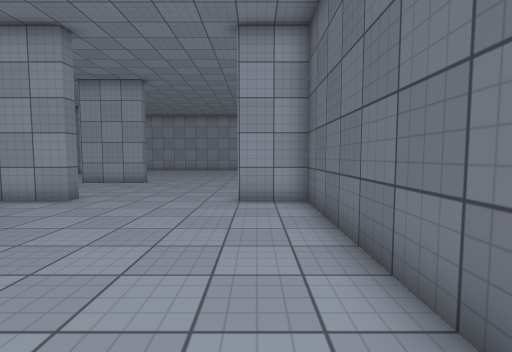
[1] (above)

22 first-person views from a walk through a 3-D level made in the Unity game engine. The camera is 1.3 m above the floor, tilts 4° down and sees 85° across. The floor is counted in squares, 1 m on a side. Each view is taken from the middle of a square. On the plan, view 1 faces up. The plan holds only what a view shows up to about 13 squares ahead; the rest is blank. The player is left out. Surface patterns are stand-ins for the level's own textures.

[2]
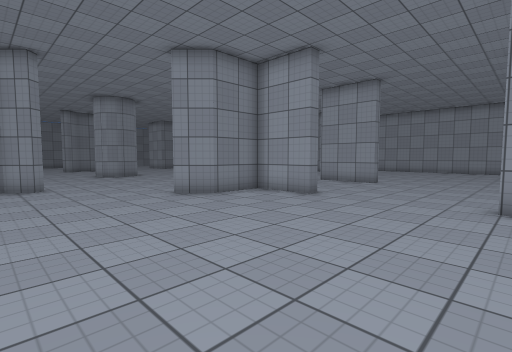

[3]
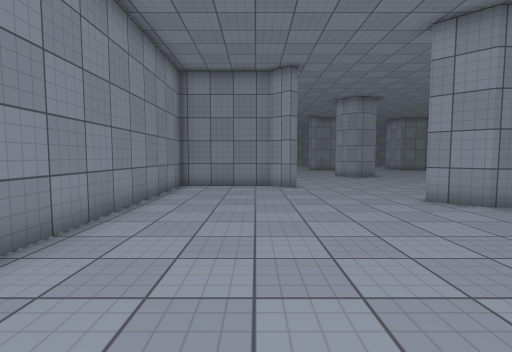

[4]
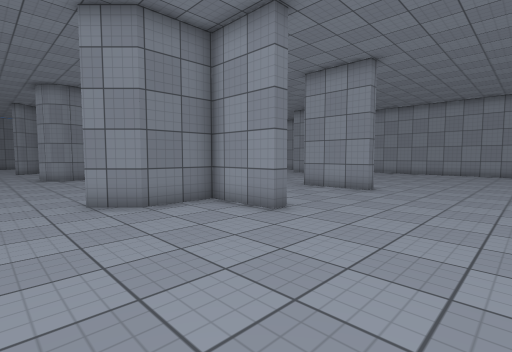

[5]
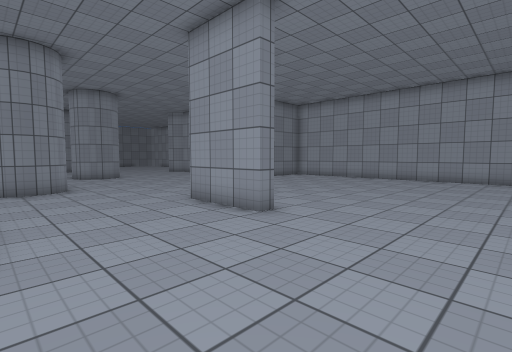

[6]
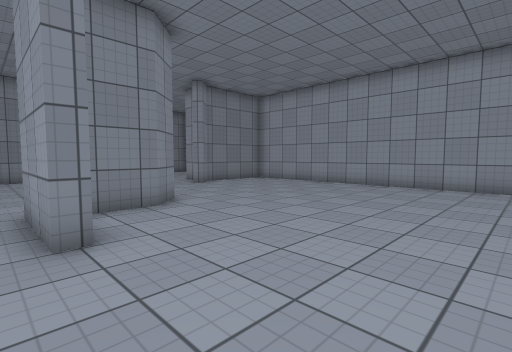

[7]
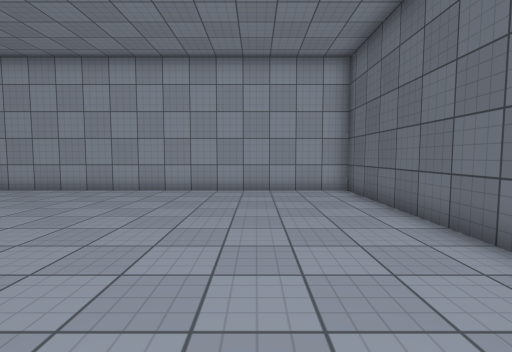

[8]
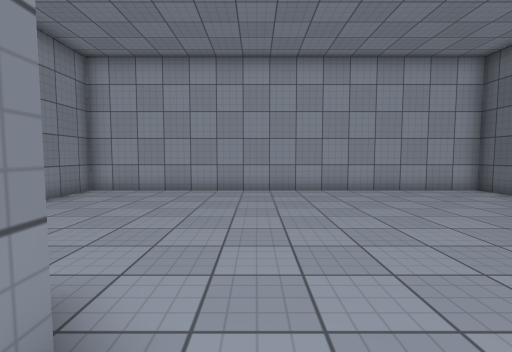

[9]
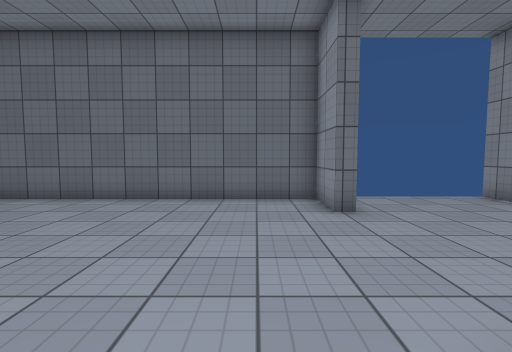

[10]
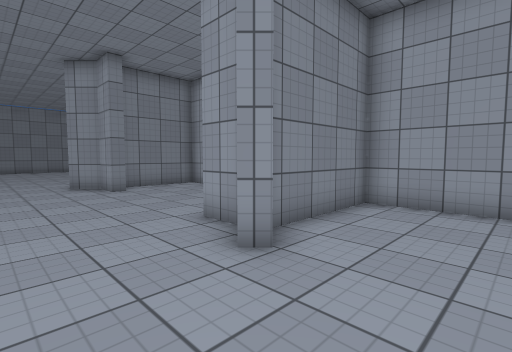

[11]
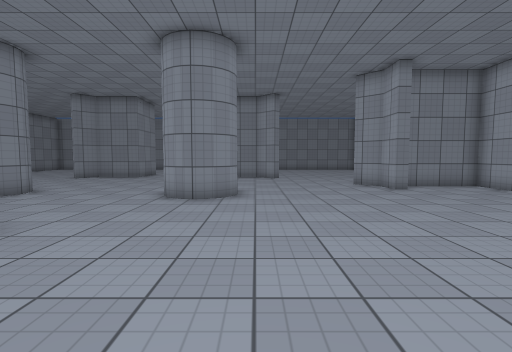

[12]
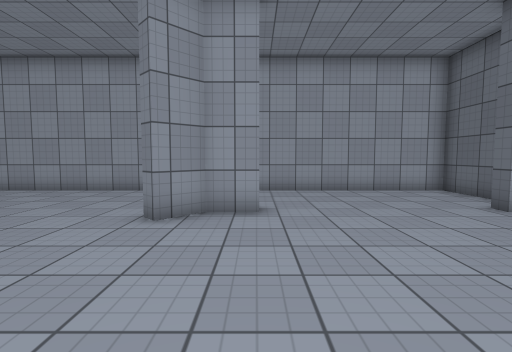

[13]
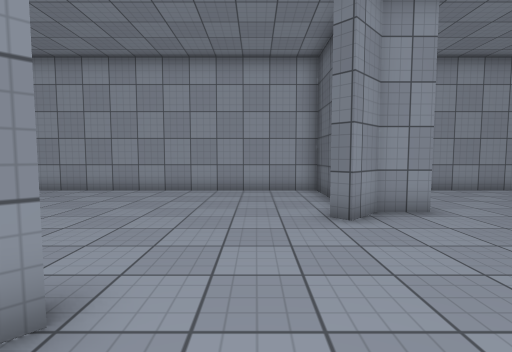

[14]
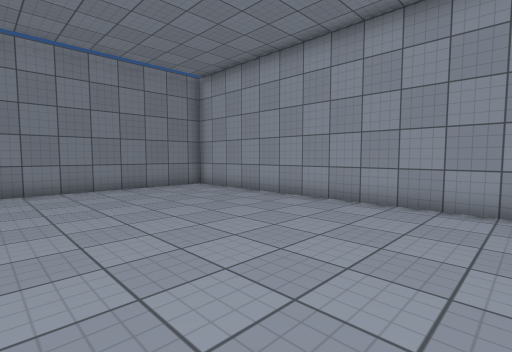

[15]
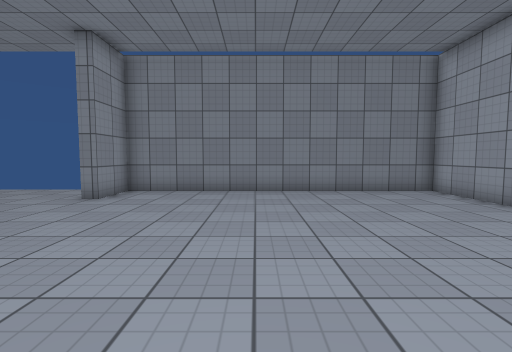

[16]
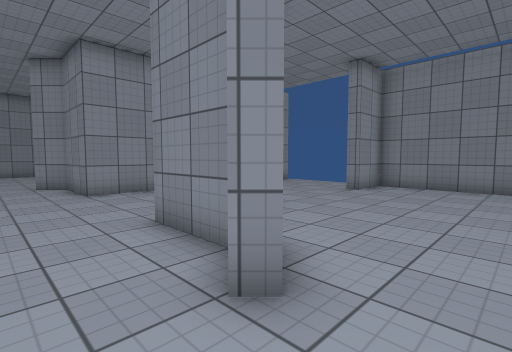

[17]
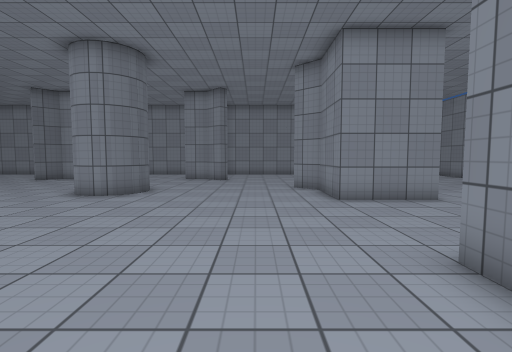

[18]
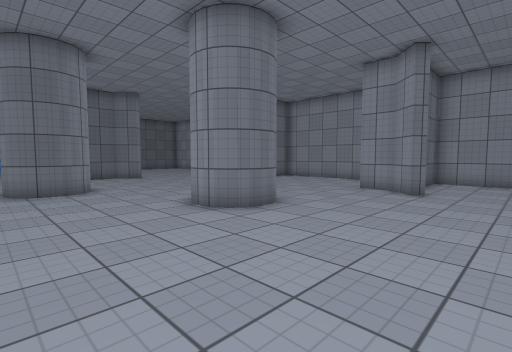

[19]
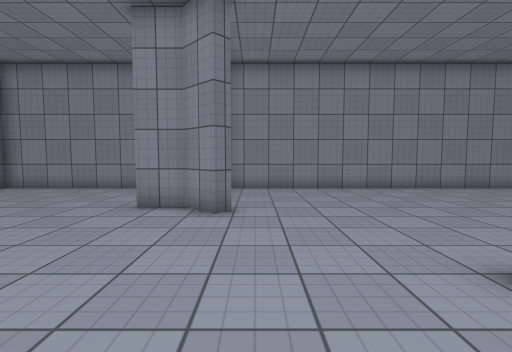

[20]
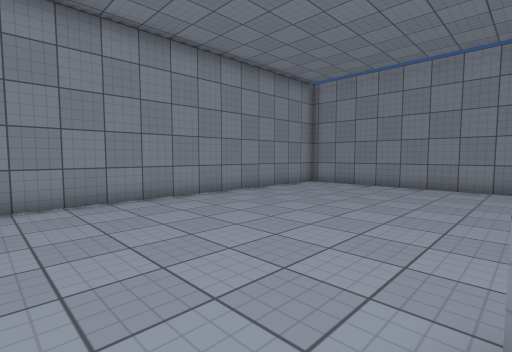

[21]
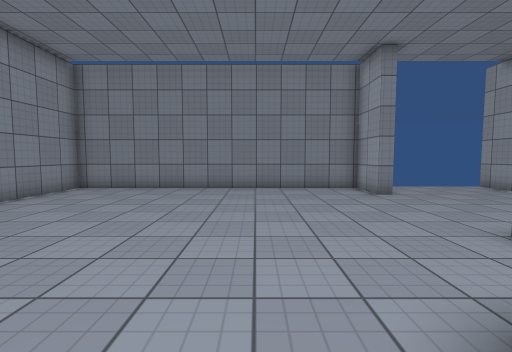

[22]
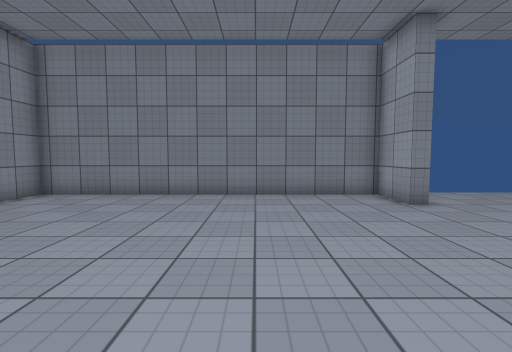

### Floor plan
Ten units are one square. View 1 is at (0, 0); x grows to the right and y downward. Boxes are objects, and circles mark ways between rooms. Rooms are numbered by the first view taken in them; rooms with no view inside come last. Other rooms are left out.
<svg viewBox="-385 -262 410 300">
<path fill="none" stroke="#000" d="M-55 -88 -55 -82 -80 -82 -80 -60 -91 -49M-55 -142 -55 -137 -86 -137M-5 -136 -5 -142 15 -142 15 -257 -133 -257 -133 -217M10 -87 20 -87M-91 -174 -80 -164 -80 -147M-127 -109 -126 -101M15 -15 15 -82 -6 -82M-126 -14 -133 -7 -133 33 -45 33M-206 -76 -196 -79M-275 -160 -275 -136M-209 -71 -203 -78M-305 -87 -275 -87 -275 -62 -265 -52M-189 -131 -194 -129M-187 -133 -191 -130M-207 -58 -209 -63 -209 -69 -205 -78 -195 -79 -189 -76M-270 -175 -266 -170M-191 -152 -187 -149M-185 -145 -184 -140M-234 -14 -231 -17 -222 -9 -209 -9M-149 -94 -151 -98M-145 -113 -140 -115M-146 -92 -149 -95M-355 -87 -355 -82 -375 -82 -375 33 -227 33 -227 16M-133 -113 -127 -109M-209 -220 -209 -215 -222 -215 -231 -206 -235 -210M-365 -137 -380 -137M-227 -236 -227 -257 -375 -257 -375 -142 -355 -142 -355 -136M-130 -18 -126 -14M-139 -215 -151 -215 -151 -220M-192 33 -138 33M-125 -210 -130 -206M-138 -234 -138 -257 -222 -257 -222 -224"/>
<circle cx="-111" cy="-105" r="3" fill="#2a7"/>
<text x="-50" y="-110">1</text>
<text x="-250" y="-110">2</text>
</svg>
Room 1 opens to room 2.

Where each view was taken, in squares from view 1:
view 1: 0 up, 0 right, facing up
view 2: 0 up, 0 right, facing up-left
view 3: 0 up, 1 left, facing left
view 4: 3 up, 1 left, facing up-left
view 5: 9 up, 1 left, facing up-left
view 6: 13 up, 1 left, facing up-left
view 7: 15 up, 2 left, facing up
view 8: 15 up, 7 left, facing up
view 9: 16 up, 7 left, facing right
view 10: 18 up, 10 left, facing up-left
view 11: 16 up, 10 left, facing left
view 12: 15 up, 21 left, facing up
view 13: 15 up, 25 left, facing up
view 14: 18 up, 26 left, facing up-left
view 15: 19 up, 27 left, facing left
view 16: 19 up, 25 left, facing down-left
view 17: 17 up, 25 left, facing down
view 18: 12 up, 26 left, facing down-right
view 19: 8 up, 24 left, facing down
view 20: 5 up, 25 left, facing down-left
view 21: 4 up, 26 left, facing left
view 22: 4 up, 28 left, facing left
